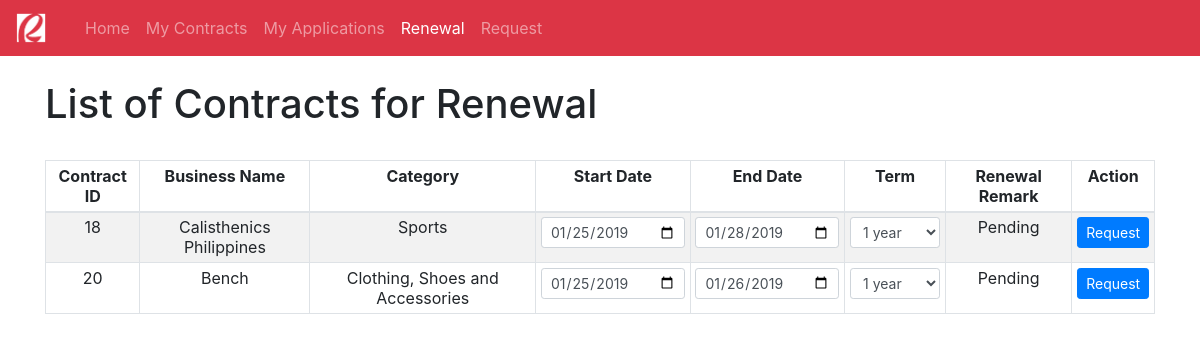
Page /client-renewal.php?client_id=29 on the committed database.
### tables this page shows
CREATE TABLE `contract` (
  `contract_id` int(11) NOT NULL,
  `app_id` int(11) NOT NULL,
  `client_id` int(11) NOT NULL,
  `category_id` int(11) NOT NULL,
  `business_name` varchar(128) DEFAULT NULL,
  `start_date` datetime DEFAULT NULL,
  `end_date` datetime DEFAULT NULL,
  `date_approved` datetime DEFAULT CURRENT_TIMESTAMP,
  `remark` varchar(32) DEFAULT 'Pending',
  `contract_term` varchar(32) NOT NULL DEFAULT 'Pending',
  `renewal_status` varchar(32) NOT NULL DEFAULT 'Pending',
  `verified` varchar(32) DEFAULT 'False'
);

CREATE TABLE `business_classification` (
  `category_id` int(11) NOT NULL,
  `category_name` varchar(64) NOT NULL
);

### client-renewal.php (the view, shortened to what this page needs)
<html>
<head>
    <link rel="stylesheet" href="bootstrap-4.2.1-dist/css/bootstrap.min.css">
    <nav class="navbar navbar-expand-lg navbar-dark bg-danger">
        <a class="navbar-brand" href="index.php">
            <img src="img/rob.png" width="30" height="30" alt="">
        </a>
        <div class="container">
            <div class="collapse navbar-collapse" id="navbarNav">
                <ul class="navbar-nav">
                    <li class="nav-item ">
                        <a class="nav-link" href="old-user.php?client_id=<?php echo $_GET['client_id'];?>">Home</a>
                    </li>
                    <li class="nav-item ">
                        <a class="nav-link" href="client-contracts.php?client_id=<?php echo $_GET['client_id'];?>">My Contracts</a>
                    </li>
                    <li class="nav-item">
                        <a class="nav-link" href="client-application.php?client_id=<?php echo $_GET['client_id'];?>">My Applications</a>
                    </li>
                    <li class="nav-item active">
                        <a class="nav-link" href="client-renewal.php?client_id=<?php echo $_GET['client_id'];?>">Renewal</a>
                    </li>
                    <li class="nav-item">
                        <a class="nav-link" href="client-application-request.php?client_id=<?php echo $_GET['client_id'];?>">Request</a>
                    </li>
                </ul>
            </div>
        </div>
    </nav>
</head>
<body>
    <div class="container">
        <br /><h1>List of Contracts for Renewal</h1><br/>
        <table class="table table-bordered table-striped table-sm">
            <thead align="center">
                <td><strong>Contract ID</strong></td>
                <td><strong>Business Name</strong></td>
                <td><strong>Category</strong></td>
                <td><strong>Start Date</strong></td>
                <td><strong>End Date</strong></td>
                <td><strong>Term</strong></td>
                <td><strong>Renewal Remark</strong></td>
                <td><strong>Action</strong></td>
            </thead>
            <?php
                require_once "api/config.php";
                $client_id = $_GET['client_id'];
                $sql_contract = "SELECT c.contract_id AS 'contract_id', c.app_id AS 'app_id',
                c.client_id AS 'client_id', c.category_id AS 'category_id', c.business_name AS 'business_name',
                c.start_date AS 'start_date', c.end_date AS 'end_date', c.date_approved AS 'date_approved',
                c.remark AS 'remark', bc.category_name AS 'category_name', c.contract_term AS 'contract_term',
                c.renewal_status AS 'renewal_status'
                FROM contract c
                INNER JOIN business_classification bc ON c.category_id = bc.category_id
                WHERE client_id = $client_id
                ";
                $result_contract = mysqli_query($link,$sql_contract);
                if (mysqli_num_rows($result_contract) > 0) {
                    while($row_contract = mysqli_fetch_assoc($result_contract)) {
                        echo "<form action='api/request-renewal.php?client_id=$client_id' method='POST'>";
                            echo "<tr align='center'>";
                                $contract_id = $row_contract['contract_id'];
                                echo "<td>" . $row_contract['contract_id'] . "</td>";
                                echo "<td>" . $row_contract['business_name'] . "</td>";
                                echo "<td>" . $row_contract['category_name'] . "</td>";
                                $old_start_date = strtotime($row_contract['start_date']);
                                $new_start_date = date('Y-m-d', $old_start_date);
                                echo "<td>" . "<input type='date' name='start_date' value='$new_start_date' class='form-control form-control-sm'>" . "</td>";
                                $old_end_date = strtotime($row_contract['end_date']);
                                $new_end_date = date('Y-m-d', $old_end_date);
                                echo "<td>" . "<input type='date' name='end_date' value='$new_end_date' class='form-control form-control-sm'>" . "</td>";
                                if($row_contract['renewal_status'] == 'Sent'){
                                    $sql_renewal_term = "SELECT renewal_term FROM renewal WHERE contract_id = $contract_id";
                                    $result_renewal_term = mysqli_query($link,$sql_renewal_term);
                                    $fetched_renewal_term = "";
                                    if (mysqli_num_rows($result_renewal_term) > 0) {
                                        while($row_renewal_term = mysqli_fetch_assoc($result_renewal_term)) {
                                            $fetched_renewal_term = $row_renewal_term['renewal_term'];
                                        }
                                    }
                                    echo "<td>" .
                                    "<input type='text' value='$fetched_renewal_term' class='form-control form-control-sm' disabled>";
                                }else{
                                    echo "<td>" .
                                    "<select type='text' class='form-control form-control-sm' name='contract_term' required>
                                    <optgroup label='Terms'>
                                        <option>1 year</option>
                                        <option>2 years</option>
                                        <option>3 years</option>
                                        <option>4 years</option>
                                    </optgroup>
                                    </select>" .
                                    "</td>";
                                }
                                echo "<td>" . $row_contract['renewal_status'] . "</td>";
                                if($row_contract['renewal_status'] == 'Sent'){
                                    echo "<td><input type='submit' value='Request' class='btn btn-primary btn-sm' style='font-size: 10px; margin: 1px;' disabled />
                                    <a href='api/client-cancel-renewal.php?client_id=$client_id&contract_id=$contract_id' class='btn btn-sm btn-danger' style='font-size: 10px; margin: 1px;'>Cancel</a></td>";
                                }else{
                                    echo "<td><input type='submit' value='Request' class='btn btn-primary btn-sm style='font-size: 10px; margin: 1px;'' /></td>";
                                }
                            echo "</tr>";
                        echo "</form>";
                    }
                }else{
                    echo '<tr>';
                        echo '<td colspan="8" style="font-style: italic;" align="center">No records found.</td>';
                    echo '</tr>';
                }
            ?>
        </table>
    </div>
</body>
</html>

### rows in the picture
contract: contract_id "18", business_name "Calisthenics Philippines", category.category_name "Sports", start_date "01/25/2019", end_date "01/28/2019", renewal_status "Pending"
contract: contract_id "20", business_name "Bench", category.category_name "Clothing, Shoes and Accessories", start_date "01/25/2019", end_date "01/26/2019", renewal_status "Pending"
